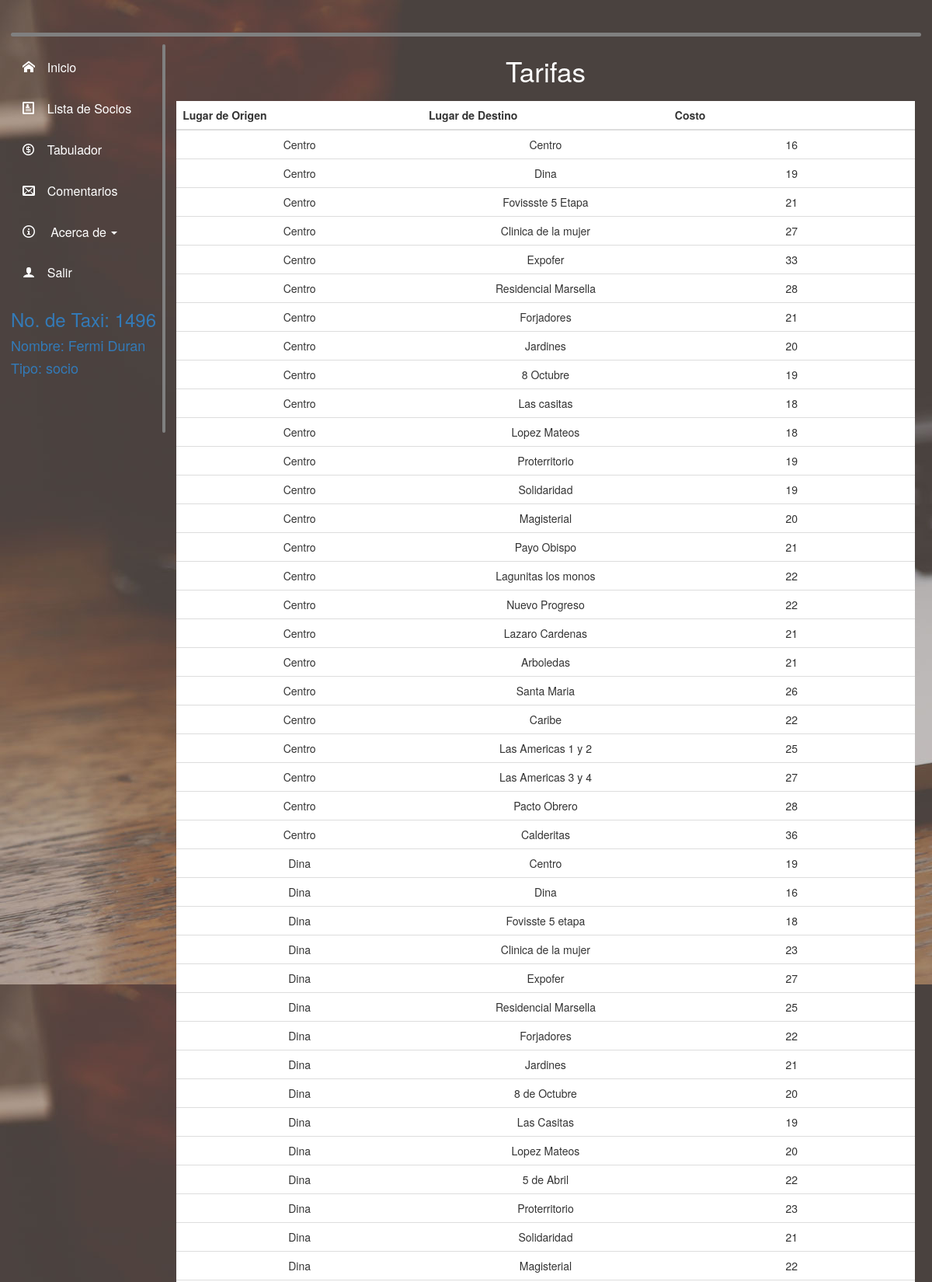
The app's page /TaxiSeguro/static/php/sistema/sistema.php?p=tarifalista (signed in, upper part) with its own data.
### tables this page shows
CREATE TABLE `tabulador` (
  `id` int(10) NOT NULL,
  `origen` varchar(50) NOT NULL,
  `destino` varchar(50) NOT NULL,
  `costo` int(3) NOT NULL
);

### TaxiSeguro/static/php/sistema/tarifalista.php (the view, shortened to what this page needs)
<section class="principalinfo">
<h2>Tarifas</h2>
<?php
    include("conexion.php");
    $query="SELECT id, origen, destino, costo FROM tabulador";
    $resultado=$mysqli->query($query);
?>
<div class="table-responsive tabla22" id="tabledefinida">
    <table class="table table-hover tabla1">
        <thead>
        <tr class="encabezadotabla">
            <th>Lugar de Origen</th>
            <th>Lugar de Destino</th>
            <th>Costo</th>
        </tr>
        </thead>
        <tbody>
        <?php while($socio=$resultado->fetch_assoc()){ ?>
                <tr>
                    <td><?php echo $socio['origen'];?></td>
                    <td><?php echo $socio['destino'];?></td>
                    <td><?php echo $socio['costo'];?></td>
                </tr>
                <?php } ?>
        </tbody>
    </table>
</div>
</section>

### TaxiSeguro/static/css/stylesistema.css (style rules this page uses)
@media (min-width: 720px) { * { margin: 0%; padding: 0%; border:0%; } }
@media (min-width: 720px) { body { margin-left: 1em; margin-right: 1em; text-align: center; } }
@media (min-width: 720px) { .principalinfo { margin-left: 1em; margin-top: 1em; float: left; height: 555px; width: 81.1%; } }
@media (min-width: 720px) { .principalinfo > h2 { font-size: 35px; margin: .15em; margin-top: .15em; margin-bottom: .15em; color: white; padding-top: .15em; padding-bottom: .15em; border-radius: 50px; } }
@media (min-width: 720px) { .tabla1 { margin-top: 1%; background-color: white; } }
@media (min-width: 720px) { .tabla1 td { width: 16.6%; } }
@media (min-width: 720px) { .encabezadotabla { background: #b0c4de; background-color: white; } }

### TaxiSeguro/static/css/movilsistema.css (style rules this page uses)
* { margin: 0%; padding: 0%; border:0%; }
body { margin-left: 1em; margin-right: 1em; text-align: center; }
h2,h3,h4 { color: white; }
.principalinfo { margin-left: 1%; margin-top: 1%; float: left; height: 100%; width: 100%; }
.encabezadotabla { background: #b0c4de; background-color: white; }
.tabla22 { display: none; }

### TaxiSeguro/static/php/sistema/sistema.php (style rules this page uses)
body { background-image: url("../../img/header.jpg"); background-size: cover, no-repeat; }

### records on screen
tabulador: origen "Centro", destino "Centro", costo "16"
tabulador: origen "Centro", destino "Dina", costo "19"
tabulador: origen "Centro", destino "Fovissste 5 Etapa", costo "21"
tabulador: origen "Centro", destino "Clinica de la mujer", costo "27"
tabulador: origen "Centro", destino "Expofer", costo "33"
tabulador: origen "Centro", destino "Residencial Marsella", costo "28"
tabulador: origen "Centro", destino "Forjadores", costo "21"
tabulador: origen "Centro", destino "Jardines", costo "20"
tabulador: origen "Centro", destino "8 Octubre", costo "19"
tabulador: origen "Centro", destino "Las casitas", costo "18"
tabulador: origen "Centro", destino "Lopez Mateos", costo "18"
tabulador: origen "Centro", destino "Proterritorio", costo "19"
tabulador: origen "Centro", destino "Solidaridad", costo "19"
tabulador: origen "Centro", destino "Magisterial", costo "20"
tabulador: origen "Centro", destino "Payo Obispo", costo "21"
tabulador: origen "Centro", destino "Lagunitas los monos", costo "22"
tabulador: origen "Centro", destino "Nuevo Progreso", costo "22"
tabulador: origen "Centro", destino "Lazaro Cardenas", costo "21"
tabulador: origen "Centro", destino "Arboledas", costo "21"
tabulador: origen "Centro", destino "Santa Maria", costo "26"
tabulador: origen "Centro", destino "Caribe", costo "22"
tabulador: origen "Centro", destino "Las Americas 1 y 2", costo "25"
tabulador: origen "Centro", destino "Las Americas 3 y 4", costo "27"
tabulador: origen "Centro", destino "Pacto Obrero", costo "28"
tabulador: origen "Centro", destino "Calderitas", costo "36"
tabulador: origen "Dina", destino "Centro", costo "19"
tabulador: origen "Dina", destino "Dina", costo "16"
tabulador: origen "Dina", destino "Fovisste 5 etapa", costo "18"
tabulador: origen "Dina", destino "Clinica de la mujer", costo "23"
tabulador: origen "Dina", destino "Expofer", costo "27"
tabulador: origen "Dina", destino "Residencial Marsella", costo "25"
tabulador: origen "Dina", destino "Forjadores", costo "22"
tabulador: origen "Dina", destino "Jardines", costo "21"
tabulador: origen "Dina", destino "8 de Octubre", costo "20"
tabulador: origen "Dina", destino "Las Casitas", costo "19"
tabulador: origen "Dina", destino "Lopez Mateos", costo "20"
tabulador: origen "Dina", destino "5 de Abril", costo "22"
tabulador: origen "Dina", destino "Proterritorio", costo "23"
tabulador: origen "Dina", destino "Solidaridad", costo "21"
tabulador: origen "Dina", destino "Magisterial", costo "22"

### other values on screen
$_SESSION['numerotaxi'] "1496"
$_SESSION['nombresocio'] "Fermi Duran"
$_SESSION['tiposocio'] "socio"
